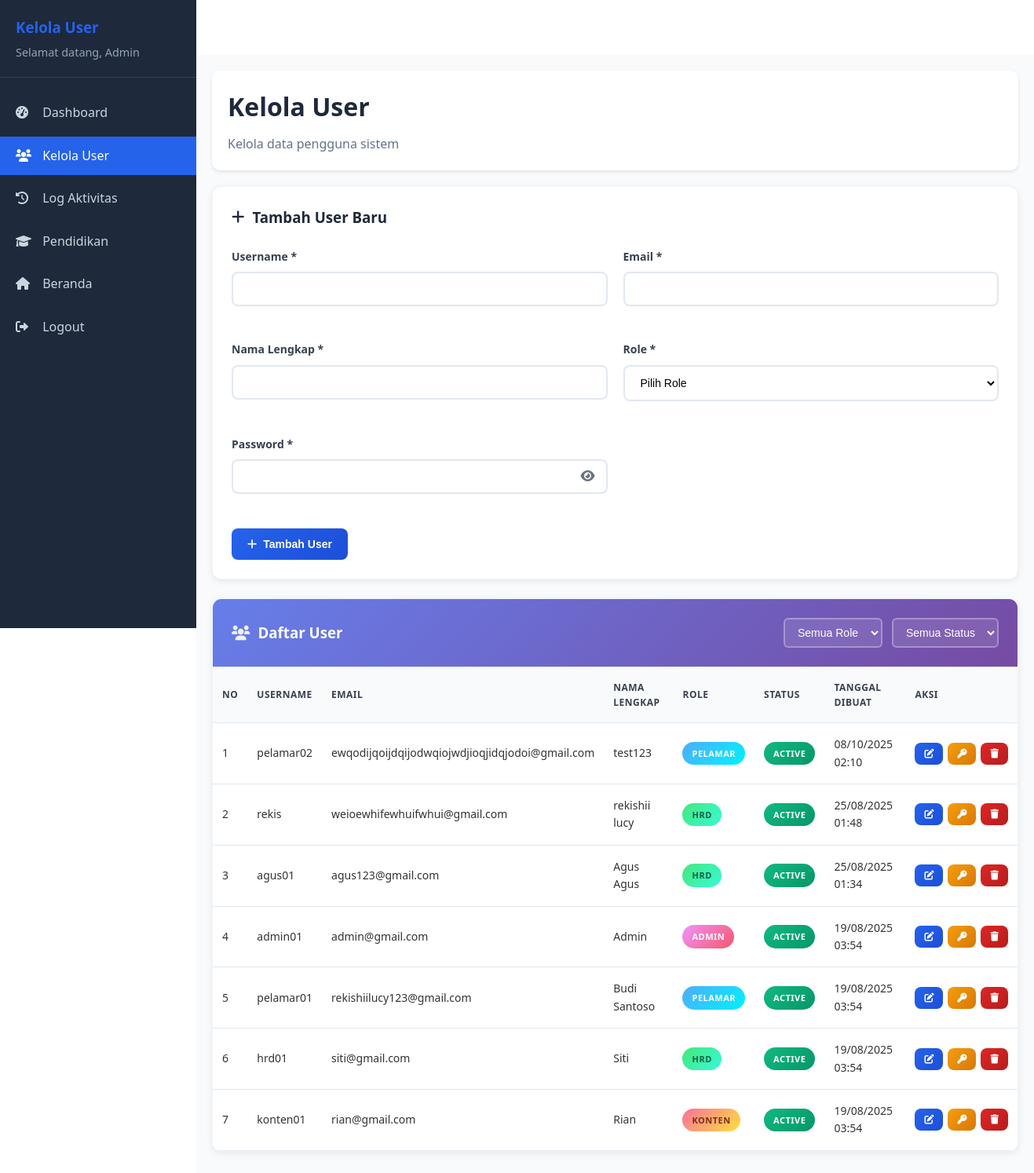
The page /admin/users.php (signed in) on the database its author committed.
### tables this page shows
CREATE TABLE `users` (
  `user_id` int NOT NULL,
  `username` varchar(50) NOT NULL,
  `password` varchar(255) NOT NULL,
  `email` varchar(100) NOT NULL,
  `full_name` varchar(100) DEFAULT NULL,
  `role` enum('admin','pelamar','hrd','konten') DEFAULT 'pelamar',
  `status` enum('active','inactive') DEFAULT 'active',
  `created_at` timestamp NULL DEFAULT CURRENT_TIMESTAMP,
  `hapus` int NOT NULL DEFAULT '0'
);

### admin/users.php (the view, shortened to what this page needs)
<?php
require_once '../connect/koneksi.php';
$full_name = $_SESSION['full_name'];
$where_clause = "WHERE hapus = 0";
$users_query = "SELECT * FROM users $where_clause ORDER BY created_at DESC";
$users_result = mysqli_query($conn, $users_query);
?>
<!DOCTYPE html>
<html lang="id">
<head>
    <link rel="stylesheet" href="../assets/css/common.css">
    <link rel="stylesheet" href="https://cdnjs.cloudflare.com/ajax/libs/font-awesome/6.0.0/css/all.min.css">
    <link rel="stylesheet" href="css/dashboard.css">
    <link rel="stylesheet" href="css/users.css">
</head>
<body>
    <div class="dashboard-container">
        <div class="sidebar" id="sidebar">
            <div class="sidebar-header">
                <h3>Kelola User</h3>
                <p>Selamat datang, <?php echo htmlspecialchars($full_name); ?></p>
            </div>
            <ul class="sidebar-menu">
                <li><a href="dashboard.php"><i class="fas fa-tachometer-alt"></i> Dashboard</a></li>
                <li><a href="users.php" class="active"><i class="fas fa-users"></i> Kelola User</a></li>
                <li><a href="logs.php"><i class="fas fa-history"></i> Log Aktivitas</a></li>
                <li><a href="pendidikan.php"><i class="fas fa-graduation-cap"></i> Pendidikan</a></li>
                <li><a href="../index.php"><i class="fas fa-home"></i> Beranda</a></li>
                <li><a href="../logout.php"><i class="fas fa-sign-out-alt"></i> Logout</a></li>
            </ul>
        </div>
        <div class="main-content">
            <div class="dashboard-header">
                <h1>Kelola User</h1>
                <p>Kelola data pengguna sistem</p>
            </div>
            <div class="card">
                <form method="POST" class="add-user-form">
                    <h3><i class="fas fa-plus"></i> Tambah User Baru</h3>
                    <div class="form-row">
                        <div class="form-group">
                            <label for="username">Username *</label>
                            <input type="text" id="username" name="username" required>
                        </div>
                        <div class="form-group">
                            <label for="email">Email *</label>
                            <input type="email" id="email" name="email" required>
                        </div>
                    </div>
                    <div class="form-row">
                        <div class="form-group">
                            <label for="full_name">Nama Lengkap *</label>
                            <input type="text" id="full_name" name="full_name" required>
                        </div>
                        <div class="form-group">
                            <label for="role">Role *</label>
                            <select id="role" name="role" required>
                                <option value="">Pilih Role</option>
                            </select>
                        </div>
                    </div>
                    <div class="form-row">
                        <div class="form-group">
                            <label for="password">Password *</label>
                            <div class="password-field">
                                <input type="password" id="password" name="password" required>
                                <button type="button" class="password-toggle" onclick="togglePassword('password')">
                                    <i class="fas fa-eye"></i>
                                </button>
                            </div>
                        </div>
                    </div>
                    <button type="submit" class="btn btn-primary">
                        <i class="fas fa-plus"></i>
                        Tambah User
                    </button>
                </form>
            </div>
            <div class="card">
                <div class="card-header">
                    <h3><i class="fas fa-users"></i> Daftar User</h3>
                    <div class="filter-section">
                        <form method="GET" class="filter-form">
                            <select name="role" onchange="this.form.submit()">
                                <option value="">Semua Role</option>
                            </select>
                            <select name="status" onchange="this.form.submit()">
                                <option value="">Semua Status</option>
                            </select>
                        </form>
                    </div>
                </div>
                <div class="users-table">
                    <table>
                        <thead>
                            <tr>
                                <th>No</th>
                                <th>Username</th>
                                <th>Email</th>
                                <th>Nama Lengkap</th>
                                <th>Role</th>
                                <th>Status</th>
                                <th>Tanggal Dibuat</th>
                                <th>Aksi</th>
                            </tr>
                        </thead>
                        <tbody>
                            <?php if (mysqli_num_rows($users_result) > 0): ?>
                                <?php $no = 1; ?>
                                <?php while ($user = mysqli_fetch_assoc($users_result)): ?>
                                    <tr>
                                        <td><?php echo $no++; ?></td>
                                        <td><?php echo htmlspecialchars($user['username']); ?></td>
                                        <td><?php echo htmlspecialchars($user['email']); ?></td>
                                        <td><?php echo htmlspecialchars($user['full_name']); ?></td>
                                        <td>
                                            <span class="role-badge role-<?php echo $user['role']; ?>">
                                                <?php echo ucfirst($user['role']); ?>
                                            </span>
                                        </td>
                                        <td>
                                            <span class="status-badge status-<?php echo $user['status']; ?>">
                                                <?php echo ucfirst($user['status']); ?>
                                            </span>
                                        </td>
                                        <td><?php echo date('d/m/Y H:i', strtotime($user['created_at'])); ?></td>
                                        <td>
                                            <div class="action-buttons">
                                                <?php if ($user['role'] != 'admin' || $_SESSION['user_id'] == $user['user_id']): ?>
                                                    <button class="btn btn-sm btn-primary" onclick="editUser(<?php echo $user['user_id']; ?>)" title="Edit User">
                                                        <i class="fas fa-edit"></i>
                                                    </button>
                                                    <button class="btn btn-sm btn-warning" onclick="resetPassword(<?php echo $user['user_id']; ?>, '<?php echo htmlspecialchars($user['username']); ?>')" title="Reset Password">
                                                        <i class="fas fa-key"></i>
                                                    </button>
                                                <?php endif; ?>
                                                <?php if ($user['role'] != 'admin' || $_SESSION['user_id'] == $user['user_id']): ?>
                                                    <button class="btn btn-sm btn-danger" onclick="deleteUser(<?php echo $user['user_id']; ?>, '<?php echo htmlspecialchars($user['username']); ?>')" title="Hapus User">
                                                        <i class="fas fa-trash"></i>
                                                    </button>
                                                <?php endif; ?>
                                            </div>
                                        </td>
                                    </tr>
                                <?php endwhile; ?>
                            <?php endif; ?>
                        </tbody>
                    </table>
                </div>
            </div>
        </div>
    </div>
</body>
</html>

### assets/css/common.css (style rules this page uses)
* { margin: 0; padding: 0; box-sizing: border-box; }
body { font-family: "Segoe UI", Tahoma, Geneva, Verdana, sans-serif; line-height: 1.6; color: #333; background-color: #ffffff; padding-top: 70px; }
.btn-primary { background: #2563eb; color: white; padding: 12px 24px; border: none; border-radius: 6px; font-size: 1rem; font-weight: 600; cursor: pointer; text-decoration: none; display: inline-block; transition: all 0.3s ease; }
.form-group { margin-bottom: 1.5rem; }
.form-group label { display: block; margin-bottom: 0.5rem; font-weight: 600; color: #374151; }
.form-group input, .form-group select, .form-group textarea { width: 100%; padding: 12px; border: 2px solid #e5e7eb; border-radius: 6px; font-size: 1rem; transition: border-color 0.3s ease; }

### admin/css/dashboard.css (style rules this page uses)
.dashboard-container { display: flex; min-height: 100vh; }
.sidebar { width: 250px; background: #1e293b; color: white; padding: 20px 0; position: fixed; top: 0; left: 0; height: 100vh; overflow-y: auto; transition: left 0.3s ease; z-index: 1000; }
.sidebar-header { padding: 0 20px 20px; border-bottom: 1px solid #334155; margin-bottom: 20px; }
.sidebar-header h3 { color: #2563eb; margin-bottom: 5px; }
.sidebar-header p { color: #94a3b8; font-size: 0.9rem; }
.sidebar-menu { list-style: none; padding: 0; }
.sidebar-menu li { margin-bottom: 5px; }
.sidebar-menu a { display: block; padding: 12px 20px; color: #cbd5e1; text-decoration: none; transition: all 0.3s ease; }
.sidebar-menu a:hover, .sidebar-menu a.active { background: #2563eb; color: white; }
.sidebar-menu i { margin-right: 10px; width: 20px; }
.main-content { flex: 1; margin-left: 250px; padding: 20px; background: #f8fafc; }
.dashboard-header { background: white; padding: 20px; border-radius: 10px; box-shadow: 0 2px 4px rgba(0, 0, 0, 0.1); margin-bottom: 20px; }
.dashboard-header h1 { color: #1e293b; margin-bottom: 10px; }
.dashboard-header p { color: #64748b; }

### rows shown on the page
users: username "pelamar02", email "ewqodijqoijdqijodwqiojwdjioqjidqjodoi@gmail.com", full_name "test123", role "PELAMAR", status "ACTIVE", created_at "08/10/2025 02:10"
users: username "rekis", email "weioewhifewhuifwhui@gmail.com", full_name "rekishii lucy", role "HRD", status "ACTIVE", created_at "25/08/2025 01:48"
users: username "agus01", email "agus123@gmail.com", full_name "Agus Agus", role "HRD", status "ACTIVE", created_at "25/08/2025 01:34"
users: username "admin01", email "admin@gmail.com", full_name "Admin", role "ADMIN", status "ACTIVE", created_at "19/08/2025 03:54"
users: username "pelamar01", email "rekishiilucy123@gmail.com", full_name "Budi Santoso", role "PELAMAR", status "ACTIVE", created_at "19/08/2025 03:54"
users: username "hrd01", email "siti@gmail.com", full_name "Siti", role "HRD", status "ACTIVE", created_at "19/08/2025 03:54"
users: username "konten01", email "rian@gmail.com", full_name "Rian", role "KONTEN", status "ACTIVE", created_at "19/08/2025 03:54"

### other values the page prints
$full_name "Admin"
